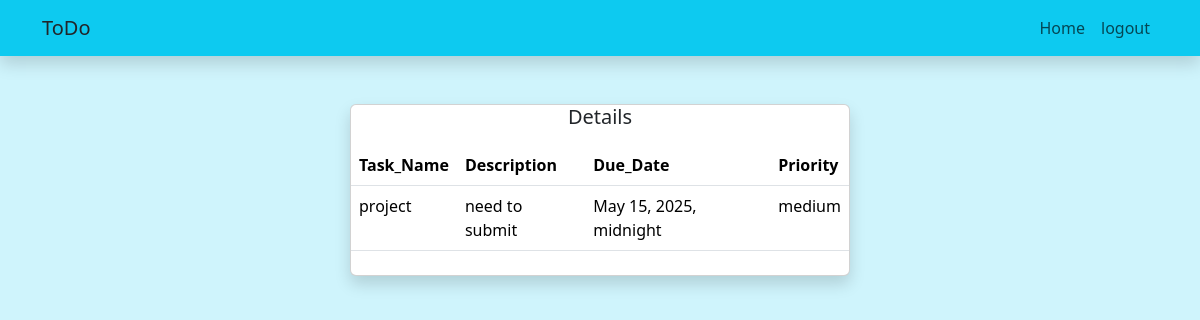
Screenshot of /task_manager/details/22 (signed in) with the database file from the repository.
### task_manager/models.py (models this page shows, shortened)
class TaskModel(models.Model):
    task_name = models.CharField(max_length=100)
    task_description = models.TextField(max_length=200)
    created_date = models.DateTimeField(auto_now_add=True)
    due_date = models.DateTimeField()
    priority_level = [
        ("low","low"),
        ("medium","medium"),
        ("high","high")
    ]
    priority = models.CharField(max_length=10,choices=priority_level)
    point = models.IntegerField(default=0)
    status =models.BooleanField(default=False)
    user = models.ForeignKey(User,on_delete=models.CASCADE)
    def __str__(self):
        return self.task_name

### task_manager/views.py (the view)
# urls.py: path('task_manager/details/<int:pk>',TaskDetailsView.as_view(),name='details'),
@ method_decorator(decorator=is_user,name="dispatch")
class TaskDetailsView(View):
    def get(self,request,**kwargs):
        id  = kwargs.get("pk")
        data = TaskModel.objects.get(id = id)
        return render(request,"details.html",{'data':data})

### task_manager/views.py (called while the page is built)
def is_user(fn):
    def wrapper(request,**kwargs):
        id = kwargs.get("pk")
        data = TaskModel.objects.get(id = id)
        if data.user == request.user:
            return fn(request,**kwargs)
        else:
            return redirect("signin")
    return wrapper

### task_manager/templates/details.html (shortened to what this page needs)
<!DOCTYPE html>
<html lang="en">
<head>
    <link href="https://cdn.jsdelivr.net/npm/bootstrap@5.3.3/dist/css/bootstrap.min.css" rel="stylesheet"
>
</head>
<body class="bg-info-subtle">
    <div>
        <nav class="navbar navbar-expand-lg bg-info bg-gradients shadow">
            <div class="container">
                <a href="" class="navbar-brand card-title">
                    ToDo
                </a>
                <div class="d-flex justify-content-start">
                    <ul class="navbar-nav">
                        <li class="nav-item">
                            <a href="" class="nav-link">Home</a>
                        </li>
                        <li>
                            <a class="nav-link" href="http://127.0.0.1:8000">logout</a>
                        </li>
                    </ul>
                </div>
            </div>
        </nav>
    </div>
    <div class="d-flex justify-content-center">
        <div class="card col-md-5 shadow  shadow bg-primary.bg-gradients mt-5">
            <h5 class="text-center">Details</h5>
            <div class="d-flex justify-content-center mt-2 mb-2">
                <table class="table">
                    <tr>
                        <th>Task_Name</th>
                        <th>Description</th>
                        <th>Due_Date</th>
                        <th>Priority</th>
                    </tr>
                    <tr>
                        <td>{{data}}</td>
                        <td>{{data.task_description}}</td>
                        <td>{{data.due_date}}</td>
                        <td>{{data.priority}}</td>
                    </tr>
                </table>
            </div>
        </div>
    </div>
</body>
</html>

### rows the page displays
TaskModel: task_name "project", task_description "need to submit", due_date "May 15, 2025, midnight", priority "medium"
